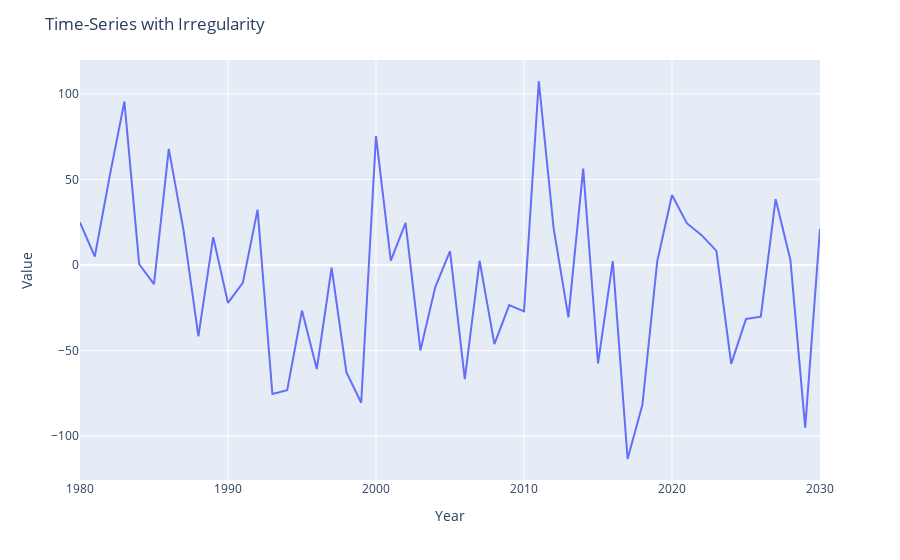

Notebook code for this chart:
### Markdown cell above
### 4. Irregularity
```
Irregularity is a characteristic of a time series in which the data experiences irregular and unpredictable changes. Any unpredictable change or pattern in a time series that does not recur or repeat over a period of time can be said to be irregular. 
```

### Code cell
import matplotlib.pyplot as plt
import numpy as np

# Generate time-series data with irregularity
np.random.seed(42)
years = np.arange(1980, 2031)
trend = 0.1 * (years - 1980)  # simple upward trend
seasonality = 20 * np.sin(2 * np.pi * (years - 1980) / 10)  # sinusoidal seasonality
irregularity = np.random.normal(scale=50, size=len(years))  # random irregularity

# Combine trend, seasonality, and irregularity
time_series = trend + seasonality + irregularity

# Plot the time-series with irregularity
fig = px.line(x=years, y=time_series)
fig.update_layout(
    title="Time-Series with Irregularity",
    xaxis_title="Year",
    yaxis_title="Value"
)
fig.show()

### Figure 1 — Plotly figure (JSON) as saved in the notebook; plotly's stock layout.template omitted (floating-point values rounded to 4 significant figures)
{"data": [{"hovertemplate": "x=%{x}<br>y=%{y}<extra></extra>", "legendgroup": "", "line": {"color": "#636efa", "dash": "solid"}, "marker": {"symbol": "circle"}, "mode": "lines", "name": "", "orientation": "v", "showlegend": false, "type": "scatter", "x": [1980, 1981, 1982, 1983, 1984, 1985, 1986, 1987, 1988, 1989, 1990, 1991, 1992, 1993, 1994, 1995, 1996, 1997, 1998, 1999, 2000, 2001, 2002, 2003, 2004, 2005, 2006, 2007, 2008, 2009, 2010, 2011, 2012, 2013, 2014, 2015, 2016, 2017, 2018, 2019, 2020, 2021, 2022, 2023, 2024, 2025, 2026, 2027, 2028, 2029, 2030], "xaxis": "x", "y": [24.84, 4.942, 51.61, 95.47, 0.448, -11.21, 67.8, 20.05, -41.69, 16.27, -22.17, -10.43, 32.32, -75.34, -73.09, -26.61, -60.8, -1.609, -62.62, -80.47, 75.28, 2.567, 24.6, -49.92, -13.06, 8.046, -66.71, 2.464, -46.25, -23.44, -27.09, 107.5, 21.55, -30.56, 56.28, -57.54, 2.287, -113.3, -81.63, 1.987, 40.92, 24.42, 17.44, 8.266, -57.77, -31.49, -30.19, 38.53, 2.96, -95.01, 21.2], "yaxis": "y"}], "layout": {"legend": {"tracegroupgap": 0}, "margin": {"t": 60}, "title": {"text": "Time-Series with Irregularity"}, "xaxis": {"anchor": "y", "domain": [0, 1], "title": {"text": "Year"}}, "yaxis": {"anchor": "x", "domain": [0, 1], "title": {"text": "Value"}}}}
